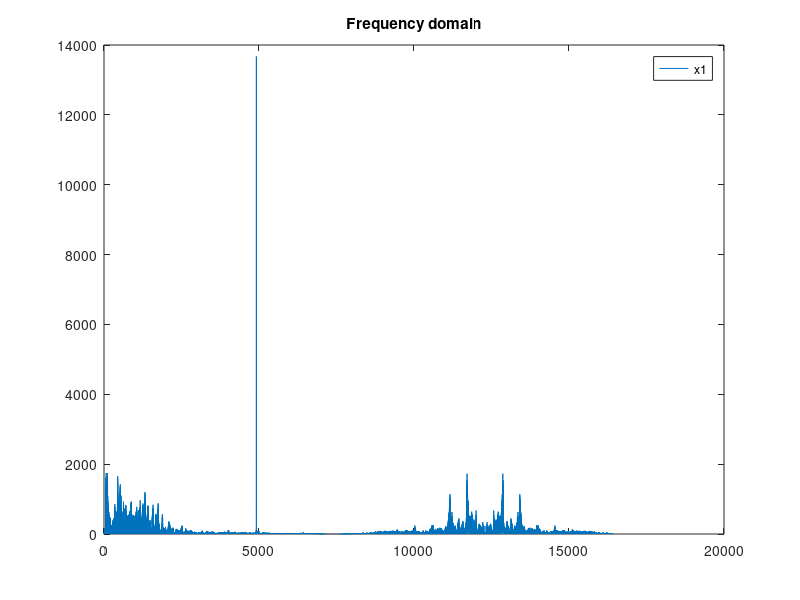

Recreate this plot in MATLAB.
clc
clear all
close all

load('projsignal0.mat');
fs1 = 32.768e3;
%fs2 = 4.8;
N=292452;
X1_mags = abs(fft(rs));
%X2_mags = abs(fft(x2));
%Y1_mags = abs(fft(y1));
%Y2_mags = abs(fft(y2));
fax_bins = [0 : N-1]; %frequency axis in bins
N_2 = ceil(N/2);
plot(fax_bins(1:N_2)*fs1/N, X1_mags(1:N_2));
legend('x1');

title('Frequency domain');